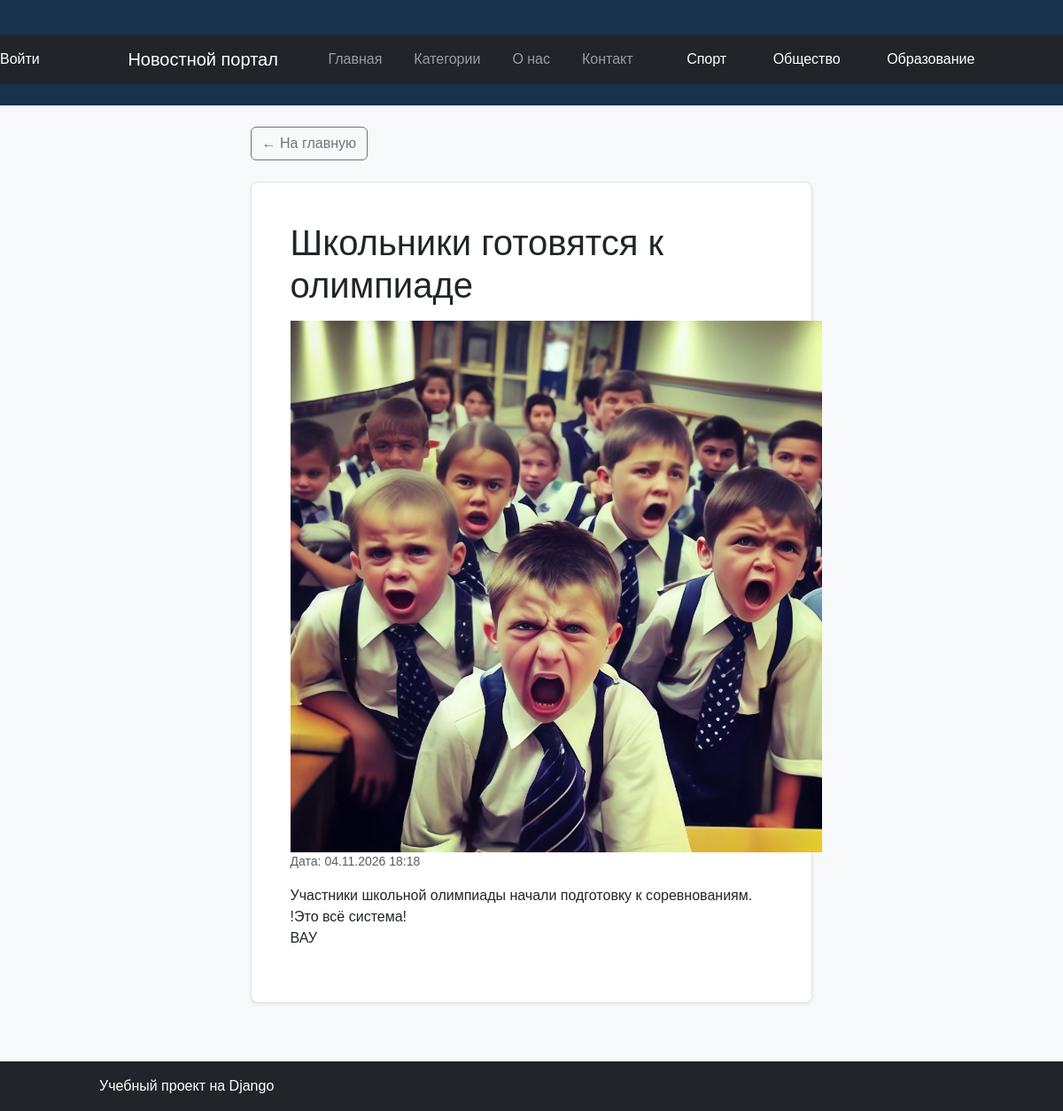
Screenshot of /article/2/ with the database file from the repository.
### news/models.py (models this page shows, shortened)
class Article(models.Model):
    title = models.CharField(
        max_length=200,
        verbose_name="Заголовок",
    )
    content = models.TextField(
        verbose_name="Текст новости",
    )
    created_at = models.DateTimeField(
        auto_now_add=True,
        verbose_name="Дата создания",
    )
    is_published = models.BooleanField(
        default=False,
        verbose_name="Опубликована",
    )
    author = models.CharField(
        max_length=100,
        default="Редакция",
        verbose_name="Автор",
    )
    category = models.CharField(
        max_length=100,
        default="Общее",
        verbose_name="Категория",
    )
    image = models.ImageField(
        upload_to="articles/",
        blank=True,
        null=True,
        verbose_name="Изображение"
    )
    is_active = models.BooleanField(
        default=True,
        verbose_name="Активна",
    )

### news/views.py (the view)
def article_detail(request, article_id):
    article = get_object_or_404(
        Article,
        id=article_id,
        is_published=True,
        is_active=True,
    )
    context = {
        "article": article,
    }
    return render(
        request,
        "news/article_detail.html",
        context,
    )

### news/templates/news/article_detail.html (shortened to what this page needs)
{% extends "news/base.html" %}
{% block content %}
<article class="container">
    <div class="row justify-content-center">
        <div class="col-lg-9">
            <a href="{% url 'home' %}" class="btn btn-outline-secondary mb-4">
                ← На главную
            </a>
            <div class="card shadow-sm">
                <div class="card-body p-4">
                    <h1 class="card-title mb-3">
                        {{ article.title }}
                    </h1>
                    {% if article.image %}
                    <img
                        src="{{ article.image.url }}"
                        alt="{{ article.title }}"
                        width="600"
                    >
                    {% endif %}
                    {% if article.created_at %}
                        <p class="text-muted small">
                            Дата:
                            {{ article.created_at|date:"d.m.Y H:i" }}
                        </p>
                    {% endif %}
                    <div class="article-content">
                        {{ article.content|linebreaks }}
                    </div>
                </div>
            </div>
        </div>
    </div>
</article>
{% endblock %}

### news/static/news/style.css (style rules this page uses)
body { margin: 0; background-color: #f3f5f7; color: #263238; font-family: Arial, sans-serif; }
h1 { color: pink; }
.container { width: 90%; max-width: 1000px; margin: 0 auto; }
.card { background-color: white; padding: 20px; margin-bottom: 18px; border-radius: 8px; border: 1px solid #dfe4e8; }

### rows the page displays
Article: title "Школьники готовятся к олимпиаде", image (picture), created_at "04.11.2026 18:18", content "Участники школьной олимпиады начали подготовку к соревнованиям. !Это всё система! ВАУ"
